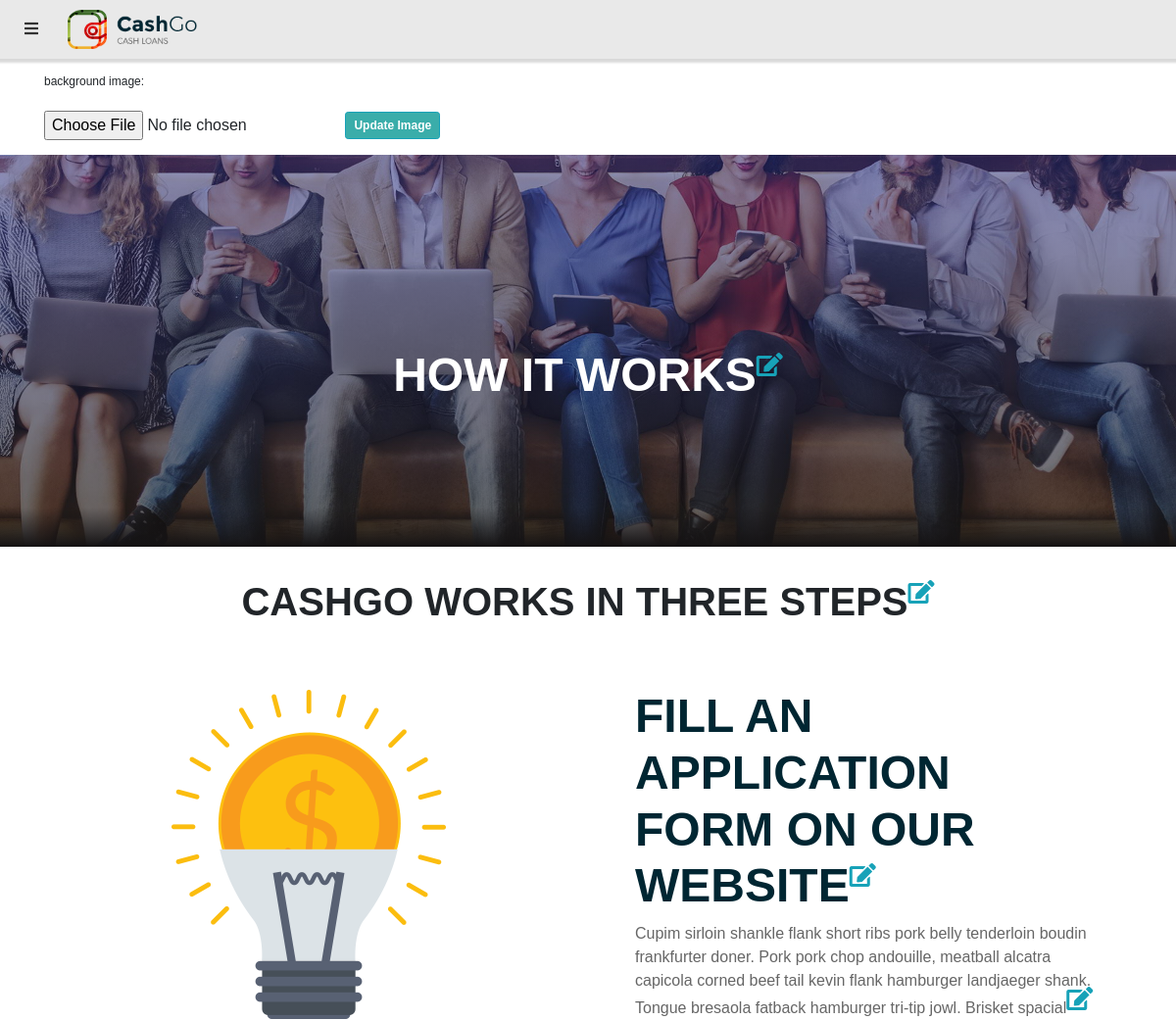
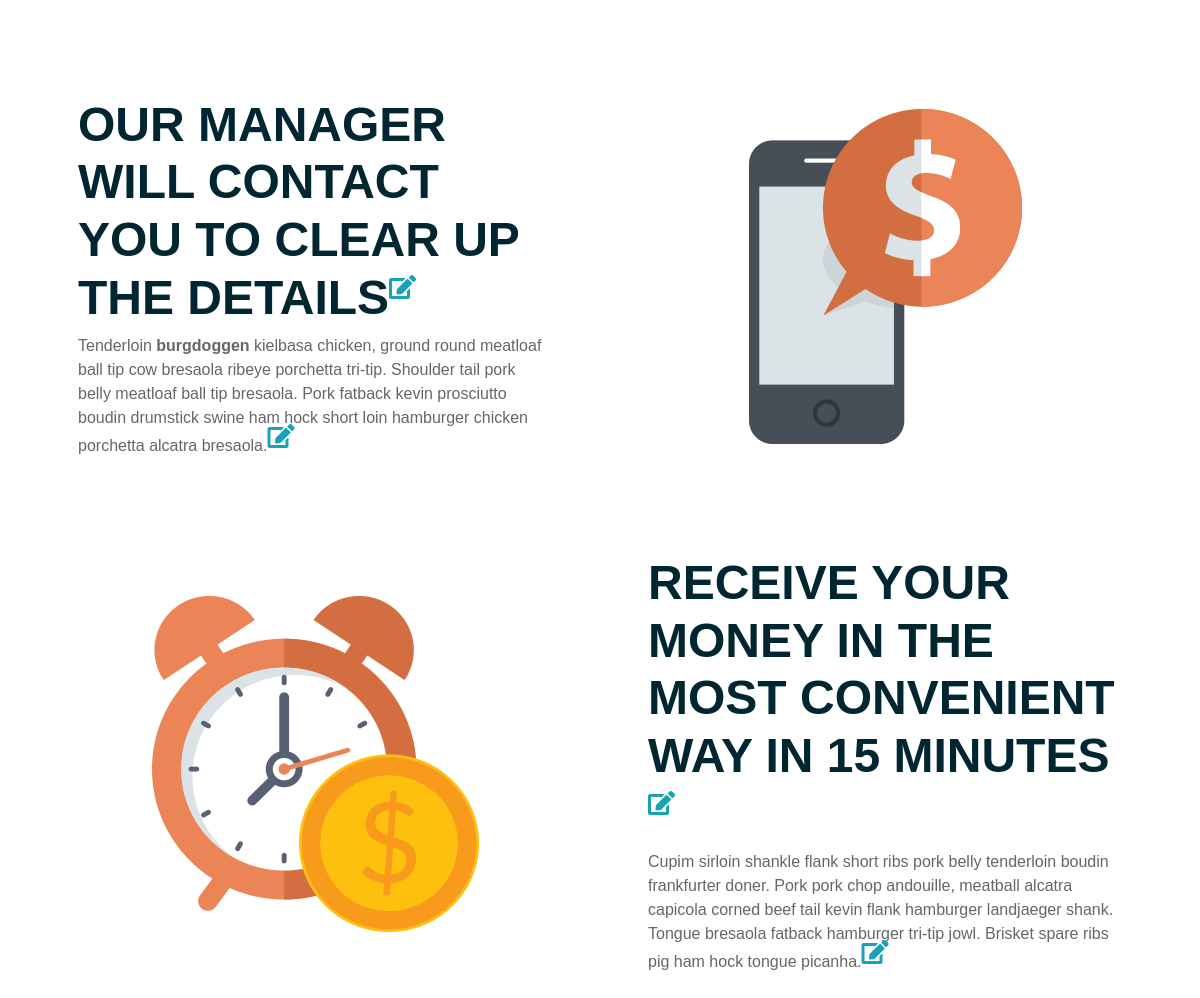
Screenshot of /admin/how-it-works.php with the database file from the repository (2 pictures, top to bottom).
### tables this page shows
CREATE TABLE `home` (
  `logo` varchar(225) NOT NULL,
  `id` int(11) NOT NULL,
  `title` varchar(255) NOT NULL,
  `hero_img` varchar(225) NOT NULL,
  `tag_line` varchar(255) NOT NULL,
  `card1_title` varchar(255) NOT NULL,
  `card1_content` varchar(255) NOT NULL,
  `card2_title` varchar(255) NOT NULL,
  `card2_content` varchar(255) NOT NULL,
  `card3_title` varchar(255) NOT NULL,
  `card3_content` varchar(255) NOT NULL,
  `card4_title` varchar(255) NOT NULL,
  `card4_content` varchar(255) NOT NULL,
  `s1_line1` varchar(225) NOT NULL,
  `s1_line2` varchar(255) NOT NULL,
  `s1_content` varchar(255) NOT NULL,
  `s2_line1` varchar(225) NOT NULL,
  `s2_line2` varchar(255) NOT NULL,
  `s3_line1` varchar(225) NOT NULL,
  `s3_line2` varchar(255) NOT NULL,
  `s3_title1` varchar(225) NOT NULL,
  `s3_title2` varchar(255) NOT NULL,
  `s3_title3` varchar(255) NOT NULL,
  `s3_title4` varchar(255) NOT NULL,
  `s3_content1` varchar(225) NOT NULL,
  `s3_content2` varchar(255) NOT NULL,
  `s3_content3` varchar(255) NOT NULL,
  `s3_content4` varchar(255) NOT NULL,
  `t1_link` varchar(225) NOT NULL,
  `t1_content` varchar(255) NOT NULL,
  `t1_name` varchar(255) NOT NULL,
  `t2_link` varchar(225) NOT NULL,
  `t2_content` varchar(255) NOT NULL,
  `t2_name` varchar(255) NOT NULL,
  `t3_link` varchar(225) NOT NULL,
  `t3_content` varchar(255) NOT NULL,
  `t3_name` varchar(255) NOT NULL
);

CREATE TABLE `howitworks` (
  `id` int(11) NOT NULL,
  `hero_img` varchar(255) NOT NULL,
  `title` varchar(255) NOT NULL,
  `tag_line` varchar(255) NOT NULL,
  `s1_title` varchar(255) NOT NULL,
  `s1_content` varchar(600) NOT NULL,
  `s2_title` varchar(255) NOT NULL,
  `s2_content` varchar(600) NOT NULL,
  `s3_title` varchar(255) NOT NULL,
  `s3_content` varchar(600) NOT NULL
);

### admin/how-it-works.php (the view, shortened to what this page needs)
<?php include "../includes/db.php"; ?>
<?php
    $query="SELECT * FROM `home`";
    $q_res=mysqli_query($con,$query);
    $row=mysqli_fetch_assoc($q_res);
    $currentLogo=$row['logo'];
?>
<?php include "includes/header.php"; ?>
<?php
    $query="SELECT * FROM `howitworks`";
    $q_res=mysqli_query($con,$query);
    $row=mysqli_fetch_assoc($q_res);
    $currentTitle=$row['title'];
    $currentTagLine=$row['tag_line'];
    $currentHeroImg=$row['hero_img'];
    $currentS1Title=$row['s1_title'];
    $currentS1Content=$row['s1_content'];
    $currentS2Title=$row['s2_title'];
    $currentS2Content=$row['s2_content'];
    $currentS3Title=$row['s3_title'];
    $currentS3Content=$row['s3_content'];
?>
<div class="container">
    <h6 class="mt-3">background image:</h6>
    <form action="#" method="post" enctype="multipart/form-data">
        <input type="file" name="myimage">
        <input type="submit" name="submit_image" class="btn btn-info btn-sm my-3" value="Update Image">
    </form>
</div>
    <section style="background-image:linear-gradient(to bottom, rgb(29 36 127 / 50%) 0%, rgba(20,18,19,0.6) 90%, #141213 100% ),url(../assets/img/<?php echo $currentHeroImg; ?>); background-size:cover; color:#fff; height: 400px; width:100%; display: grid; place-items:center;">
        <h1 class="text-center" data-aos="fade" data-aos-delay="50" id="small" style="font-weight: 600;color: rgb(255,255,255);font-size: 48px;font-family: Montserrat, sans-serif;height: 1px;"><?php echo $currentTitle; ?><sup><a id="editorBtn"><i class="fa fa-edit icon" style="color:#17a2b8; font-size:24px;"></i></a></sup></h1>
    </section>
<section class="index-howto-alt py-3">
        <div class="container">
            <h2 class="text-center my-3 font-weight-bolder"><?php echo $currentTagLine; ?><sup><a id="editorBtn"><i class="fa fa-edit icon" style="color:#17a2b8; font-size:24px;"></i></a></sup></h2>
            <div class="psd-line pos-rel" style="position:relative;">
                <div class="row align-items-center">
                    <div class="col-12 col-sm-6 d-flex flex-row justify-content-center align-items-center intro-card-1 p-5"><img class="howto-img" src="assets/img/bulb-icon.png">
                    </div>
                    <div class="col-12 col-sm-6 d-flex flex-column justify-content-center p-5 psd-left1">
                        <h1 style="color: #002632;font-size: 24px;font-family: Montserrat, sans-serif;font-weight: 500;"><strong><?php echo $currentS1Title; ?></strong><sup><a id="editorBtn"><i class="fa fa-edit icon" style="color:#17a2b8; font-size:24px;"></i></a></sup></h1>
                        <p class="m-0 text-center text-sm-left" style="color: #666666;font-size: 14px;line-height: 24px;font-family: Montserrat, sans-serif;"><?php echo $currentS1Content; ?><sup><a id="editorBtn"><i class="fa fa-edit icon" style="color:#17a2b8; font-size:24px;"></i></a></sup></p>
                    </div>
                </div>
                <div class="row flex-column-reverse align-items-center flex-sm-row">
                    <div class="col-12 col-sm-6 d-flex flex-column justify-content-center p-5 psd-right1">
                        <h1 style="color: #002632;font-size: 24px;font-family: Montserrat, sans-serif;font-weight: 500;"><strong><?php echo $currentS2Title; ?></strong><sup><a id="editorBtn"><i class="fa fa-edit icon" style="color:#17a2b8; font-size:24px;"></i></a></sup></h1>
                        <p class="m-0 text-center text-sm-left" style="color: #666666;font-size: 14px;line-height: 24px;font-family: Montserrat, sans-serif;"><?php echo $currentS2Content; ?><sup><a id="editorBtn"><i class="fa fa-edit icon" style="color:#17a2b8; font-size:24px;"></i></a></sup></p>
                    </div>
                    <div class="col-12 col-sm-6 d-flex flex-row justify-content-center align-items-center intro-card-2 p-5"><img class="howto-img" src="assets/img/phone-icon.png">
                    </div>
                </div>
                <div class="row align-items-center">
                    <div class="col-12 col-sm-6 d-flex flex-row justify-content-center align-items-center intro-card-3 p-5"><img class="howto-img" src="assets/img/clock-icon.png">
                    </div>
                    <div class="col-12 col-sm-6 d-flex flex-column justify-content-center p-5 psd-left2">
                        <h1 style="color: #002632;font-size: 24px;font-family: Montserrat, sans-serif;font-weight: 500;"><strong><?php echo $currentS3Title; ?></strong><sup><a id="editorBtn"><i class="fa fa-edit icon" style="color:#17a2b8; font-size:24px;"></i></a></sup></h1>
                        <p class="m-0 text-center text-sm-left" style="color: #666666;font-size: 14px;line-height: 24px;font-family: Montserrat, sans-serif;"><?php echo $currentS3Content; ?><sup><a id="editorBtn"><i class="fa fa-edit icon" style="color:#17a2b8; font-size:24px;"></i></a></sup></p>
                    </div>
                </div>
            </div>
        </div>
    </section>
<?php include "includes/footer.php"; ?>

### admin/includes/header.php (shortened to what this page needs)
<!DOCTYPE html>
<html lang="en">
<head>
    <link rel="stylesheet" href="https://maxcdn.bootstrapcdn.com/bootstrap/4.5.2/css/bootstrap.min.css">
    <link rel="stylesheet" href="https://cdnjs.cloudflare.com/ajax/libs/font-awesome/4.7.0/css/font-awesome.min.css">
    <link rel="stylesheet" href="https://use.fontawesome.com/releases/v5.12.0/css/all.css">
    <link rel="stylesheet" href="https://cdn.datatables.net/1.10.22/css/dataTables.bootstrap4.min.css">
    <link rel="stylesheet" href="
https://cdn.datatables.net/responsive/2.2.6/css/responsive.bootstrap4.min.css">
    <link rel="stylesheet" href="assets/css/styles.css">
    <link rel="stylesheet" href="assets/css/menu_bar.css">
</head>
<body>
   <div class="nav_bar">
      <a href="#">
      <i class="fa fa-bars"></i>
      </a>
       <img style="width:132px;" src="../assets/img/<?php echo $currentLogo; ?>" alt="backgound image">
   </div>

### admin/includes/footer.php (shortened to what this page needs)
</body>
</html>

### admin/assets/css/styles.css (style rules this page uses)
body { overflow-x: hidden; }
.icon { font-size: 60px; color: rgb(255,255,255); }
.btn { background-color: #3aadaa; font-family: Montserrat, sans-serif; font-size: 12px; font-weight: 600; color: #fff; }
body { font-family: 'Poppins', sans-serif !important; }
h1 { font-size: 48px !important; }
h2 { font-size: 40px !important; }
h6 { font-size: 12px !important; }
p { font-size: 16px !important; }

### admin/assets/css/menu_bar.css (style rules this page uses)
*,ul,li { margin: 0; padding: 0; box-sizing: border-box; }
body { position: relative; }
.nav_bar { position: relative; z-index: 1000; background-color: #e9e9e9; padding: 10px 25px; display: flex; align-items: center; box-shadow: 0 2px 2px 2px rgba(0,0,0,0.15); }
.nav_bar>a { margin-right: 30px; }
.nav_bar>a>i { color: #333; }

### rows the page displays
home: logo (picture)
howitworks: hero_img (picture), title "HOW IT WORKS", tag_line "CASHGO WORKS IN THREE STEPS", s1_title "FILL AN APPLICATION FORM ON OUR WEBSITE", s1_content "Cupim sirloin shankle flank short ribs pork belly tenderloin boudin frankfurter doner. Pork pork chop andouille, meatball alcatra capicola corned beef tail kevin flank hamburger landjaeger shank. Tongue bresaola fatback hamburger tri-tip jowl. Brisket spacial", s2_title "OUR MANAGER WILL CONTACT YOU TO CLEAR UP THE DETAILS", s2_content "Tenderloin burgdoggen kielbasa chicken, ground round meatloaf ball tip cow bresaola ribeye porchetta tri-tip. Shoulder tail pork belly meatloaf ball tip bresaola. Pork fatback kevin prosciutto boudin drumstick swine ham hock short loin hamburger chicken porchetta alcatra bresaola.", s3_title "RECEIVE YOUR MONEY IN THE MOST CONVENIENT WAY IN 15 MINUTES", s3_content "Cupim sirloin shankle flank short ribs pork belly tenderloin boudin frankfurter doner. Pork pork chop andouille, meatball alcatra capicola corned beef tail kevin flank hamburger landjaeger shank. Tongue bresaola fatback hamburger tri-tip jowl. Brisket spare ribs pig ham hock tongue picanha."
